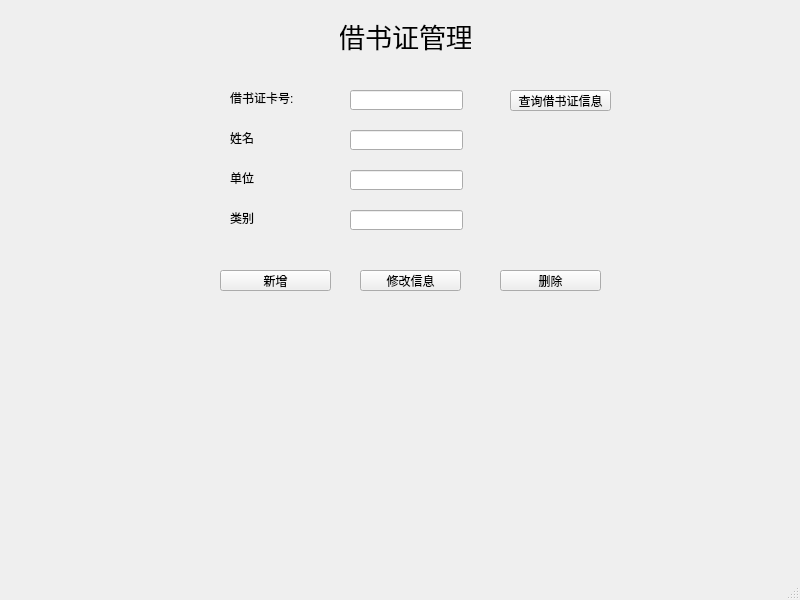
<?xml version="1.0" encoding="UTF-8"?>
<ui version="4.0">
 <class>card</class>
 <widget class="QMainWindow" name="card">
  <property name="geometry">
   <rect>
    <x>0</x>
    <y>0</y>
    <width>800</width>
    <height>600</height>
   </rect>
  </property>
  <property name="windowTitle">
   <string>MainWindow</string>
  </property>
  <widget class="QWidget" name="centralwidget">
   <widget class="QLabel" name="label">
    <property name="geometry">
     <rect>
      <x>340</x>
      <y>20</y>
      <width>131</width>
      <height>31</height>
     </rect>
    </property>
    <property name="font">
     <font>
      <pointsize>20</pointsize>
     </font>
    </property>
    <property name="text">
     <string>借书证管理</string>
    </property>
    <property name="alignment">
     <set>Qt::AlignCenter</set>
    </property>
   </widget>
   <widget class="QLineEdit" name="name">
    <property name="geometry">
     <rect>
      <x>350</x>
      <y>130</y>
      <width>113</width>
      <height>20</height>
     </rect>
    </property>
   </widget>
   <widget class="QPushButton" name="del">
    <property name="geometry">
     <rect>
      <x>500</x>
      <y>270</y>
      <width>101</width>
      <height>21</height>
     </rect>
    </property>
    <property name="text">
     <string>删除</string>
    </property>
   </widget>
   <widget class="QLabel" name="label_2">
    <property name="geometry">
     <rect>
      <x>230</x>
      <y>90</y>
      <width>101</width>
      <height>16</height>
     </rect>
    </property>
    <property name="text">
     <string>借书证卡号:</string>
    </property>
   </widget>
   <widget class="QPushButton" name="add">
    <property name="geometry">
     <rect>
      <x>220</x>
      <y>270</y>
      <width>111</width>
      <height>21</height>
     </rect>
    </property>
    <property name="text">
     <string>新增</string>
    </property>
   </widget>
   <widget class="QPushButton" name="qcard">
    <property name="geometry">
     <rect>
      <x>510</x>
      <y>90</y>
      <width>101</width>
      <height>21</height>
     </rect>
    </property>
    <property name="text">
     <string>查询借书证信息</string>
    </property>
   </widget>
   <widget class="QLabel" name="label_3">
    <property name="geometry">
     <rect>
      <x>230</x>
      <y>130</y>
      <width>101</width>
      <height>16</height>
     </rect>
    </property>
    <property name="text">
     <string>姓名</string>
    </property>
   </widget>
   <widget class="QLineEdit" name="cno">
    <property name="geometry">
     <rect>
      <x>350</x>
      <y>90</y>
      <width>113</width>
      <height>20</height>
     </rect>
    </property>
   </widget>
   <widget class="QPushButton" name="upd">
    <property name="geometry">
     <rect>
      <x>360</x>
      <y>270</y>
      <width>101</width>
      <height>21</height>
     </rect>
    </property>
    <property name="text">
     <string>修改信息</string>
    </property>
   </widget>
   <widget class="QLabel" name="label_4">
    <property name="geometry">
     <rect>
      <x>230</x>
      <y>170</y>
      <width>101</width>
      <height>16</height>
     </rect>
    </property>
    <property name="text">
     <string>单位</string>
    </property>
   </widget>
   <widget class="QLineEdit" name="organization">
    <property name="geometry">
     <rect>
      <x>350</x>
      <y>170</y>
      <width>113</width>
      <height>20</height>
     </rect>
    </property>
   </widget>
   <widget class="QLineEdit" name="category">
    <property name="geometry">
     <rect>
      <x>350</x>
      <y>210</y>
      <width>113</width>
      <height>20</height>
     </rect>
    </property>
    <property name="text">
     <string/>
    </property>
   </widget>
   <widget class="QLabel" name="label_5">
    <property name="geometry">
     <rect>
      <x>230</x>
      <y>210</y>
      <width>101</width>
      <height>16</height>
     </rect>
    </property>
    <property name="text">
     <string>类别</string>
    </property>
   </widget>
  </widget>
  <widget class="QMenuBar" name="menubar">
   <property name="geometry">
    <rect>
     <x>0</x>
     <y>0</y>
     <width>800</width>
     <height>17</height>
    </rect>
   </property>
  </widget>
  <widget class="QStatusBar" name="statusbar"/>
 </widget>
 <resources/>
 <connections/>
</ui>
